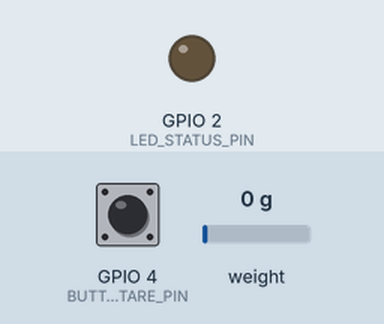
Simulated run of this sketch. Board: ESP32. Parts: output pins drawn as LEDs (lit = HIGH). The inputs (shaded band) are chosen by the test bench; at power-on: GPIO 4 (BUTTON_TARE_PIN) HIGH, weight on the scale 0 g. WiFi joins after 1.5 s; servers stay silent unless stated; what the sketch prints to the serial monitor is not drawn.

Above: at 1.1 s.
At 4.1 s:
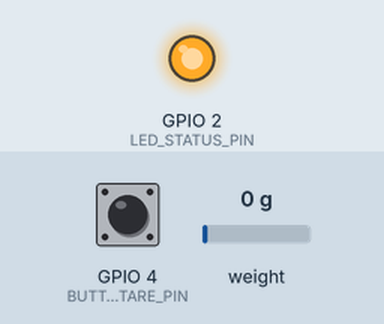
Timing chart, 0 to 5.6 s (numbered marks = the images above):
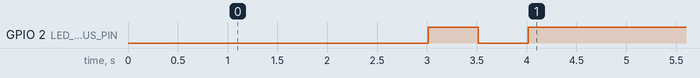

The sketch:

esp32_smart_laundry.ino
```cpp
/**
 * ============================================================================
 * FIRMWARE TIMBANGAN DIGITAL IOT - SMART LAUNDRY (ESP32 + LOADCELL HX711)
 * ============================================================================
 * Deskripsi:
 * Program mikrokontroler ESP32 membaca data berat cucian dari modul Loadcell HX711,
 * menghitung rata-rata pembacaan (smoothing), mendeteksi stabilitas timbangan,
 * dan mengirim paket JSON secara berkala (300 ms) via protokol UDP socket
 * ke server backend Smart Laundry Node.js.
 *
 * Komponen & Pinout:
 * - ESP32 Development Board (NodeMCU ESP32 / ESP-WROOM-32)
 * - Modul HX711 Load Cell Amplifier:
 *     * VCC  -> 5V / 3.3V
 *     * GND  -> GND
 *     * DT   -> GPIO 21 (Data Pin)
 *     * SCK  -> GPIO 22 (Clock Pin)
 * - Push Button Tare (Opsional):
 *     * Tombol -> GPIO 4 (Pull-up internal)
 * - LED Indikator Status:
 *     * LED Built-in / Eksternal -> GPIO 2
 *
 * Library yang dibutuhkan (Install via Arduino Library Manager):
 * 1. "HX711" by Bogdan Necula
 * 2. "ArduinoJson" by Benoit Blanchon (Versi 6.x / 7.x)
 * 3. WiFi & WiFiUDP (Bawaan ESP32 Core)
 * ============================================================================
 */

#include <WiFi.h>
#include <WiFiUdp.h>
#include <ArduinoJson.h>
#include "HX711.h"

// ----------------------------------------------------------------------------
// 1. KONFIGURASI JARINGAN WIFI & SERVER UDP
// ----------------------------------------------------------------------------
const char* WIFI_SSID     = "NAMA_WIFI_LAUNDRY";       // Ganti dengan SSID WiFi gerai
const char* WIFI_PASSWORD = "PASSWORD_WIFI";          // Ganti dengan kata sandi WiFi

// Alamat IP Server Node.js (Komputer Kasir / Server Lokal)
// Catatan: Jika menggunakan IP statis lokal, misal 192.168.1.100
IPAddress serverIP(192, 168, 1, 100);
const uint16_t UDP_PORT   = 4210;                     // Port UDP backend

// Device Authentication Key (Harus sama dengan SCALE_DEVICE_KEY di backend .env)
const char* DEVICE_ID     = "scale-01";
const char* DEVICE_KEY    = "smart-laundry-secret-key-2026";

// ----------------------------------------------------------------------------
// 2. KONFIGURASI PIN & KALIBRASI HX711
// ----------------------------------------------------------------------------
const int LOADCELL_DOUT_PIN = 21;
const int LOADCELL_SCK_PIN  = 22;
const int BUTTON_TARE_PIN   = 4;                      // Tombol kalibrasi nol
const int LED_STATUS_PIN    = 2;                      // LED indikator transmisi

HX711 scale;
WiFiUDP udp;

// FAKTOR KALIBRASI:
// Ubah angka ini sesuai hasil kalibrasi beban referensi (misal anak timbang 1 kg)
// Rumus: (Nilai Raw dengan Beban - Nilai Raw Nol) / Berat Sebenarnya (kg)
float CALIBRATION_FACTOR = -22800.0;

// Interval pengiriman UDP dalam milidetik (300 ms sesuai spesifikasi PRD)
const unsigned long SEND_INTERVAL_MS = 300;
unsigned long lastSendTime = 0;

// Variabel kestabilan berat
float previousWeight = 0.0;
unsigned long stableStartTime = 0;
bool isStableState = false;

// ----------------------------------------------------------------------------
// FUNGSI KONEKSI WIFI DENGAN RECONNECT OTOMATIS
// ----------------------------------------------------------------------------
void connectToWiFi() {
  Serial.println("\n[WiFi] Menghubungkan ke jaringan: " + String(WIFI_SSID));
  WiFi.mode(WIFI_STA);
  WiFi.begin(WIFI_SSID, WIFI_PASSWORD);

  int attempts = 0;
  while (WiFi.status() != WL_CONNECTED && attempts < 30) {
    delay(500);
    Serial.print(".");
    digitalWrite(LED_STATUS_PIN, !digitalRead(LED_STATUS_PIN)); // Kedip saat connecting
    attempts++;
  }

  if (WiFi.status() == WL_CONNECTED) {
    Serial.println("\n[WiFi] Berhasil terhubung!");
    Serial.print("[WiFi] Alamat IP ESP32: ");
    Serial.println(WiFi.localIP());
    digitalWrite(LED_STATUS_PIN, HIGH);
  } else {
    Serial.println("\n[WiFi] Gagal terhubung! Akan mencoba di latar belakang.");
    digitalWrite(LED_STATUS_PIN, LOW);
  }
}

// ----------------------------------------------------------------------------
// FUNGSI TARE (MENGATUR ULANG TITIK NOL TIMBANGAN)
// ----------------------------------------------------------------------------
void doTare() {
  Serial.println("[HX711] Melakukan Tare (Reset ke 0 kg)...");
  scale.tare();
  previousWeight = 0.0;
  isStableState = false;
  Serial.println("[HX711] Titik nol berhasil disetel.");
}

// ----------------------------------------------------------------------------
// SETUP
// ----------------------------------------------------------------------------
void setup() {
  Serial.begin(115200);
  delay(1000);
  Serial.println("\n=============================================");
  Serial.println("  SMART LAUNDRY IOT SCALE CONTROLLER (ESP32) ");
  Serial.println("=============================================");

  pinMode(LED_STATUS_PIN, OUTPUT);
  pinMode(BUTTON_TARE_PIN, INPUT_PULLUP);
  digitalWrite(LED_STATUS_PIN, LOW);

  // Inisialisasi HX711
  Serial.println("[HX711] Menginisialisasi modul load cell...");
  scale.begin(LOADCELL_DOUT_PIN, LOADCELL_SCK_PIN);
  scale.set_scale(CALIBRATION_FACTOR);
  delay(500);

  // Nol-kan pembacaan awal saat booting
  doTare();

  // Koneksi WiFi
  connectToWiFi();

  // Inisialisasi Socket UDP
  udp.begin(UDP_PORT);
  Serial.printf("[UDP] Listening & transmitting on port %d\n", UDP_PORT);
}

// ----------------------------------------------------------------------------
// LOOP UTAMA
// ----------------------------------------------------------------------------
void loop() {
  // 1. Cek tombol manual Tare (aktif LOW)
  if (digitalRead(BUTTON_TARE_PIN) == LOW) {
    delay(50); // Debounce
    if (digitalRead(BUTTON_TARE_PIN) == LOW) {
      doTare();
      while (digitalRead(BUTTON_TARE_PIN) == LOW) delay(10);
    }
  }

  // 2. Cek koneksi WiFi berkala (Auto Reconnect)
  if (WiFi.status() != WL_CONNECTED) {
    digitalWrite(LED_STATUS_PIN, LOW);
    Serial.println("[WiFi] Koneksi terputus! Mencoba menghubungkan kembali...");
    WiFi.reconnect();
    delay(1000);
    return;
  } else {
    digitalWrite(LED_STATUS_PIN, HIGH);
  }

  // 3. Baca berat dari HX711 dengan rata-rata 5 sampel
  if (scale.is_ready()) {
    // get_units(5) membaca rata-rata 5 kali untuk meredam noise getaran
    float currentWeight = scale.get_units(5);

    // Filter pembacaan negatif kecil / noise dekat nol
    if (currentWeight < 0.02 && currentWeight > -0.05) {
      currentWeight = 0.0;
    }

    // 4. Deteksi kestabilan (selisih < 0.02 kg selama 2 detik)
    float delta = abs(currentWeight - previousWeight);
    if (delta < 0.02 && currentWeight >= 0.08) {
      if (stableStartTime == 0) {
        stableStartTime = millis();
      } else if (millis() - stableStartTime >= 2000) {
        isStableState = true;
      }
    } else {
      stableStartTime = 0;
      isStableState = false;
      previousWeight = currentWeight;
    }

    // 5. Kirim paket UDP setiap interval 300 ms
    unsigned long now = millis();
    if (now - lastSendTime >= SEND_INTERVAL_MS) {
      lastSendTime = now;

      // Bentuk dokumen JSON
      StaticJsonDocument<200> doc;
      doc["device_id"] = DEVICE_ID;
      doc["key"]       = DEVICE_KEY;
      doc["weight"]    = round(currentWeight * 100.0) / 100.0; // Bulatkan 2 desimal
      doc["stable"]    = isStableState;
      doc["rssi"]      = WiFi.RSSI();                          // Kekuatan sinyal WiFi (dBm)

      // Serialisasi ke string JSON
      char jsonBuffer[256];
      serializeJson(doc, jsonBuffer);

      // Transmisi UDP ke server
      udp.beginPacket(serverIP, UDP_PORT);
      udp.write((const uint8_t*)jsonBuffer, strlen(jsonBuffer));
      udp.endPacket();

      #if defined(DEBUG_MODE)
      Serial.printf("[UDP TX] %s | Berat: %.2f kg | Stabil: %s\n",
        jsonBuffer, currentWeight, isStableState ? "YA" : "TIDAK");
      #endif
    }
  }

  // Cek apakah ada paket UDP masuk (misalnya perintah TARE atau Kalibrasi dari server)
  int packetSize = udp.parsePacket();
  if (packetSize) {
    char incomingBuffer[128];
    int len = udp.read(incomingBuffer, sizeof(incomingBuffer) - 1);
    if (len > 0) {
      incomingBuffer[len] = '\0';
      Serial.printf("[UDP RX] Perintah diterima: %s\n", incomingBuffer);
      if (strstr(incomingBuffer, "TARE") != NULL) {
        doTare();
      }
    }
  }

  delay(20);
}
```
